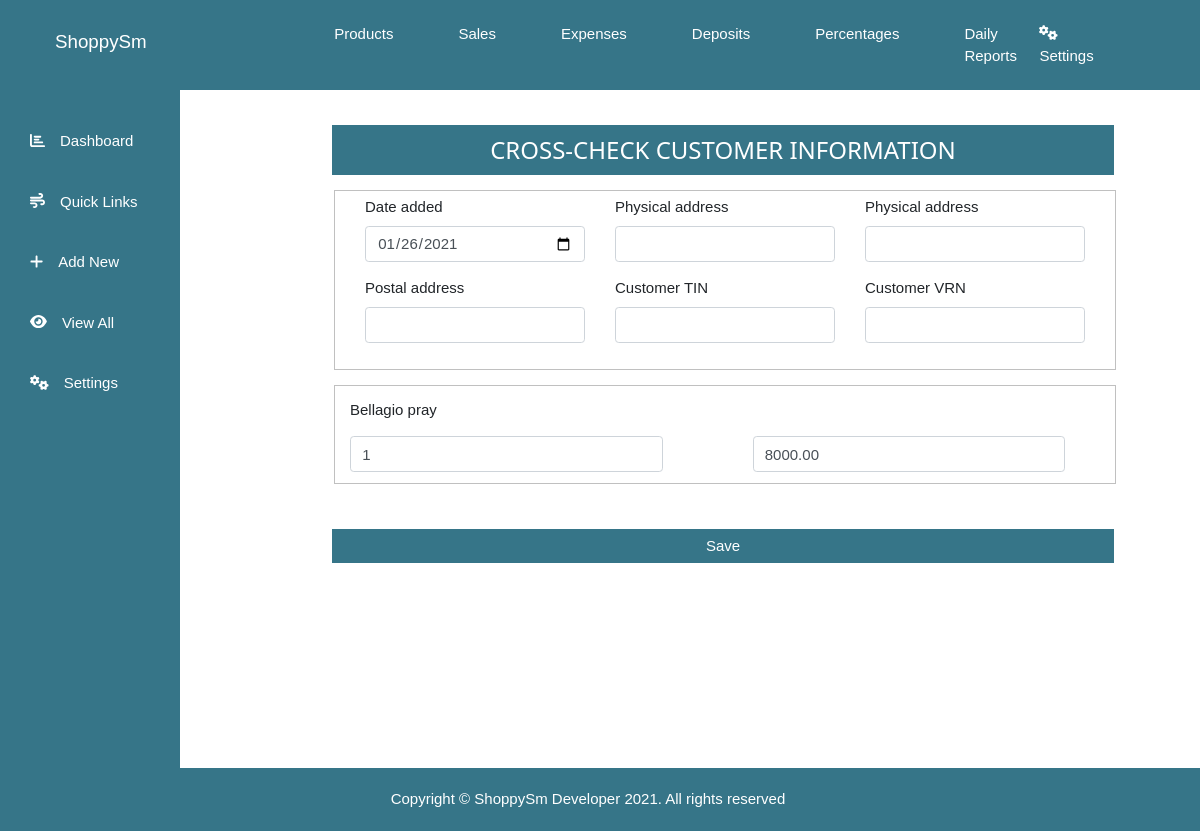
The app's page /Update/Sales/15/ (signed in) with its own data.
### istock_app/models.py (models this page shows, shortened)
class sales(models.Model):
    seller = models.ForeignKey(User, on_delete = models.SET_NULL, null=True, blank=True)
    date_added = models.DateTimeField(default = datetime.now(), null=True, blank=True)
    transaction_id = models.CharField(max_length = 200, null = True, blank = True)
    ordered = models.BooleanField(default = False, null = True)
    customer_name = models.CharField(max_length = 200, null = True, blank = True)
    postal_address = models.CharField(max_length = 200, null = True, blank = True)
    physical_address = models.CharField(max_length = 200, null = True, blank = True)
    customer_TIN = models.CharField(max_length = 200, null = True, blank = True)
    customer_VRN = models.CharField(max_length = 200, null = True, blank = True)
    profoma = models.BooleanField(default = False, null = True)
    class Meta:
        verbose_name_plural = 'Sales'

class OrderItem(models.Model):
    product = models.ForeignKey(products, on_delete = models.SET_NULL, null = True, blank = True)
    sale = models.ForeignKey(sales, on_delete = models.SET_NULL, null = True, blank = True)
    quantity = models.PositiveIntegerField(default = 0, null = True, blank = True)
    date_added = models.DateTimeField(auto_now_add = True)
    price = models.FloatField(null = True, blank = True)
    buying_price = models.FloatField(null = True, blank = True)
    product_name = models.CharField(max_length = 200, null = True, blank = True)

class products(models.Model):
    code = models.CharField(max_length = 10, null=True, blank=True)
    product_name = models.CharField(max_length = 200, unique=True)
    quantity = models.PositiveIntegerField(default = 0)
    buying_price_per_each = models.FloatField(default = 0)
    selling_price_per_each = models.FloatField(default = 0)
    class Meta:
        verbose_name_plural = 'Products'

### istock_app/views.py (the view, shortened to what this page needs)
# urls.py: path('Update/Sales/<int:id>/', views.update_sales, name='update_sales'),
@login_required
@shopkeeper_login_required
def update_sales(request, id):
    instance = get_object_or_404(sales, pk = id)
    form = updateSalesForm(request.POST or None, instance = instance)
    order = instance.orderitem_set.all()
    context = {
        'form': form,
        'order': order,
    }
    myTemplate = 'istock/updateSales.html'
    return render(request, myTemplate, context)

### istock_app/forms.py
class updateSalesForm(forms.ModelForm):
    class Meta:
        model = sales
        fields = ['date_added','customer_name','physical_address', 'postal_address', 'customer_TIN', 'customer_VRN']
        labels = {
            'TIN Number': 'customer_TIN',
            'VRN Number': 'customer_VRN',
        }
        widgets = {
            'date_added': forms.DateInput(attrs = {'type': 'date'})
        }

### accounts/models.py (called while the page is built)
    def __str__(self):
        return self.username

### istock_app/templates/istock/updateSales.html (shortened to what this page needs)
{% extends 'istock/base.html' %}
{% block content%}
{% load crispy_forms_tags %}
  <div class="outer_container">
    <div class="container">
      <div class="row">
        <div class="col-md-10 offset-md-1">
          <div class="contents">
            <div class="heading mt-5">
            <h3> CROSS-CHECK CUSTOMER INFORMATION</h3>
            </div>
            <form action="" method="post" class="mt-3">
                  <fieldset class="form-group col-md-12">
                  <div class="d-flex">
                    <div class="col-md-4">
                        {{ form.date_added | as_crispy_field }}
                    </div>
                    <div class="col-md-4">
                        {{ form.physical_address | as_crispy_field }}
                    </div>
                    <div class="col-md-4">
                        {{ form.physical_address | as_crispy_field }}
                    </div>
                  </div>
                  <div class="d-flex">
                    <div class="col-md-4">
                        {{ form.postal_address | as_crispy_field }}
                    </div>
                    <div class="col-md-4">
                        {{ form.customer_TIN | as_crispy_field }}
                    </div>
                    <div class="col-md-4">
                        {{ form.customer_VRN | as_crispy_field }}
                    </div>
                  </div>
                  </fieldset>
                  {% for item in order %}
                    <fieldset class="form-group col-md-12">
                        <label for="name" class="form-group mt-2">{{item.product.product_name}}</label>
                        <div class="d-flex">
                            <input type="number" class="form-control col-md-5 mr-5" name="{{ item.product.product_name }}" value="{{ item.quantity }}">
                            <input type="number" class="form-control col-md-5 ml-5" name="{{ item.product.id }}" value="{{ item.price|floatformat:2 }}">
                        </div>
                    </fieldset>
                  {% endfor %}
                <button class="btn btn-primary btn-block mt-5" type="submit" name="button">Save</button>
            </form>
          </div>
        </div>
      </div>
    </div>
  </div>
{% endblock%}

### istock_app/static/css/w3.css (style rules this page uses)
html { box-sizing:border-box }
*,*:before,*:after { box-sizing:inherit }
html { -ms-text-size-adjust:100%;-webkit-text-size-adjust:100% }
body { margin:0 }
button,input,select,textarea,optgroup { font:inherit;margin:0 }
button,input { overflow:visible }
button,select { text-transform:none }
button,[type=button],[type=reset],[type=submit] { -webkit-appearance:button }
fieldset { border:1px solid #c0c0c0;margin:0 2px;padding:.35em .625em .75em }
html,body { font-family:Verdana,sans-serif;font-size:15px;line-height:1.5 }
html { overflow-x:hidden }
h3 { font-size:24px }
h1,h2,h3,h4,h5,h6 { font-family:"Segoe UI",Arial,sans-serif;font-weight:400;margin:10px 0 }

### istock_app/static/style.css (style rules this page uses)
body { --background : #367588; --hover : #adc6f0; --text : #fff; --linkNavTop: 40px; --decor: none; font-family: "Montserrat", sans-serif; }
.outer_container .contents { padding: 80px 0px; width: 80%; position:relative; left: 18vw; width: 85%; position:relative; left: 16vw; }
.outer_container .contents .heading { padding: 1px 0px; background: var(--background); height:50px; text-align: center; color: var(--text); }
.outer_container .row .contents form button { border: none; border-radius: 0px !important; }
.contents form button { background: var(--background) }

### records on screen
sales: date_added "01/26/2021"
OrderItem: product.product_name "Bellagio pray", quantity "1", price "8000.00"
